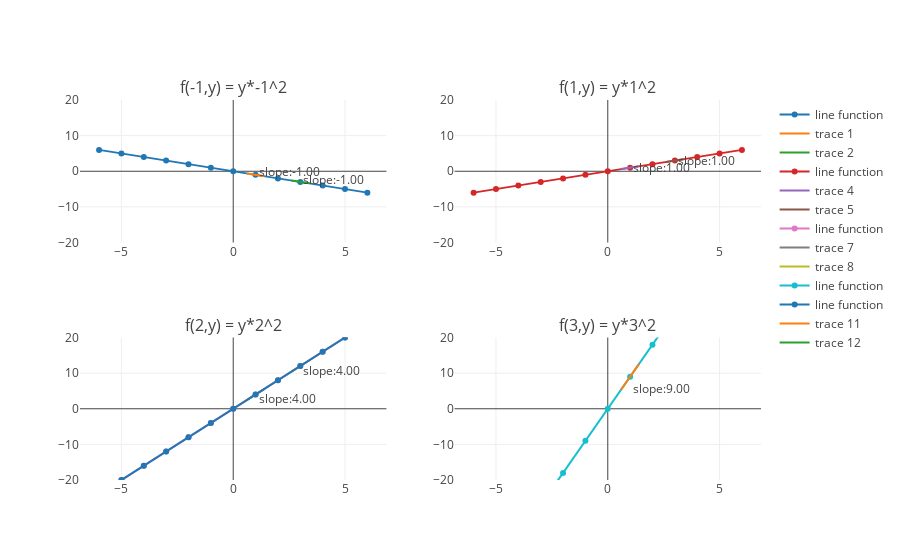

Notebook cell for this chart:
### Code cell
from plotly import tools
from plotly.offline import iplot, init_notebook_mode
from graph import line_function_data, line_function_trace, line_function_data, plot
init_notebook_mode(connected=True)

def x_equals_neg_one(y):
    return y*(-1**2)

def x_equals_one(y):
    return y*(1**2)

def x_equals_two(y):
    return y*(2**2)

def x_equals_three(y):
    return y*(3**2)

x_range = list(range(-6, 7))

neg_one_trace = line_function_trace(x_equals_neg_one, x_range)
one_trace = line_function_trace(x_equals_one, x_range)
two_trace = line_function_trace(x_equals_two, x_range)
three_trace = line_function_trace(x_equals_three, x_range)


neg_one_tangent_at_one = build_tangent_line(x_equals_neg_one, 1, .4, .001)
neg_one_tangent_at_three = build_tangent_line(x_equals_neg_one, 3, .4, .001)


two_tangent_at_one = build_tangent_line(x_equals_two, 1, .4, .001)
two_tangent_at_three = build_tangent_line(x_equals_two, 3, .4, .001)


one_tangent_at_one = build_tangent_line(x_equals_one, 1, .4, .001)
one_tangent_at_three = build_tangent_line(x_equals_one, 3, .4, .001)


three_tangent_at_one = build_tangent_line(x_equals_three, 1, .4, .001)
three_tangent_at_three = build_tangent_line(x_equals_three, 3, .4, .001)


fig = tools.make_subplots(rows=2, cols=2, subplot_titles=("f(-1,y) = y*-1^2", "f(1,y) = y*1^2", "f(2,y) = y*2^2", "f(3,y) = y*3^2"))

fig.append_trace(neg_one_trace, 1, 1)
fig.append_trace(neg_one_tangent_at_one, 1, 1)
fig.append_trace(neg_one_tangent_at_three, 1, 1)



fig.append_trace(one_trace, 1, 2)
fig.append_trace(one_tangent_at_one, 1, 2)
fig.append_trace(one_tangent_at_three, 1, 2)


fig.append_trace(two_trace, 2, 1)
fig.append_trace(two_tangent_at_one, 2, 1)
fig.append_trace(two_tangent_at_three, 2, 1)


fig.append_trace(three_trace, 2, 2)
fig.append_trace(two_trace, 2, 1)
fig.append_trace(three_tangent_at_one, 2, 2)
fig.append_trace(three_tangent_at_three, 2, 2)




fig['layout']['yaxis1'].update(range=[-20, 20])
fig['layout']['yaxis2'].update(range=[-20, 20])
fig['layout']['yaxis3'].update(range=[-20, 20])
fig['layout']['yaxis4'].update(range=[-20, 20])

plot(fig)

### Figure 1 — Plotly figure (JSON) as saved in the notebook; plotly's stock layout.template omitted (floating-point values rounded to 4 significant figures)
{"data": [{"mode": "line", "name": "line function", "type": "scatter", "x": [-6, -5, -4, -3, -2, -1, 0, 1, 2, 3, 4, 5, 6], "xaxis": "x1", "y": [6, 5, 4, 3, 2, 1, 0, -1, -2, -3, -4, -5, -6], "yaxis": "y1"}, {"mode": "lines+text", "text": ["    slope:-1.00"], "textposition": "right", "type": "scatter", "x": [0.6, 1, 1.4], "xaxis": "x1", "y": [-0.6, -1, -1.4], "yaxis": "y1"}, {"mode": "lines+text", "text": ["    slope:-1.00"], "textposition": "right", "type": "scatter", "x": [2.6, 3, 3.4], "xaxis": "x1", "y": [-2.6, -3, -3.4], "yaxis": "y1"}, {"mode": "line", "name": "line function", "type": "scatter", "x": [-6, -5, -4, -3, -2, -1, 0, 1, 2, 3, 4, 5, 6], "xaxis": "x2", "y": [-6, -5, -4, -3, -2, -1, 0, 1, 2, 3, 4, 5, 6], "yaxis": "y2"}, {"mode": "lines+text", "text": ["    slope:1.00"], "textposition": "right", "type": "scatter", "x": [0.6, 1, 1.4], "xaxis": "x2", "y": [0.6, 1, 1.4], "yaxis": "y2"}, {"mode": "lines+text", "text": ["    slope:1.00"], "textposition": "right", "type": "scatter", "x": [2.6, 3, 3.4], "xaxis": "x2", "y": [2.6, 3, 3.4], "yaxis": "y2"}, {"mode": "line", "name": "line function", "type": "scatter", "x": [-6, -5, -4, -3, -2, -1, 0, 1, 2, 3, 4, 5, 6], "xaxis": "x3", "y": [-24, -20, -16, -12, -8, -4, 0, 4, 8, 12, 16, 20, 24], "yaxis": "y3"}, {"mode": "lines+text", "text": ["    slope:4.00"], "textposition": "right", "type": "scatter", "x": [0.6, 1, 1.4], "xaxis": "x3", "y": [2.4, 4, 5.6], "yaxis": "y3"}, {"mode": "lines+text", "text": ["    slope:4.00"], "textposition": "right", "type": "scatter", "x": [2.6, 3, 3.4], "xaxis": "x3", "y": [10.4, 12, 13.6], "yaxis": "y3"}, {"mode": "line", "name": "line function", "type": "scatter", "x": [-6, -5, -4, -3, -2, -1, 0, 1, 2, 3, 4, 5, 6], "xaxis": "x4", "y": [-54, -45, -36, -27, -18, -9, 0, 9, 18, 27, 36, 45, 54], "yaxis": "y4"}, {"mode": "line", "name": "line function", "type": "scatter", "x": [-6, -5, -4, -3, -2, -1, 0, 1, 2, 3, 4, 5, 6], "xaxis": "x3", "y": [-24, -20, -16, -12, -8, -4, 0, 4, 8, 12, 16, 20, 24], "yaxis": "y3"}, {"mode": "lines+text", "text": ["    slope:9.00"], "textposition": "right", "type": "scatter", "x": [0.6, 1, 1.4], "xaxis": "x4", "y": [5.4, 9, 12.6], "yaxis": "y4"}, {"mode": "lines+text", "text": ["    slope:9.00"], "textposition": "right", "type": "scatter", "x": [2.6, 3, 3.4], "xaxis": "x4", "y": [23.4, 27, 30.6], "yaxis": "y4"}], "layout": {"annotations": [{"font": {"size": 16}, "showarrow": false, "text": "f(-1,y) = y*-1^2", "x": 0.225, "xanchor": "center", "xref": "paper", "y": 1, "yanchor": "bottom", "yref": "paper"}, {"font": {"size": 16}, "showarrow": false, "text": "f(1,y) = y*1^2", "x": 0.775, "xanchor": "center", "xref": "paper", "y": 1, "yanchor": "bottom", "yref": "paper"}, {"font": {"size": 16}, "showarrow": false, "text": "f(2,y) = y*2^2", "x": 0.225, "xanchor": "center", "xref": "paper", "y": 0.375, "yanchor": "bottom", "yref": "paper"}, {"font": {"size": 16}, "showarrow": false, "text": "f(3,y) = y*3^2", "x": 0.775, "xanchor": "center", "xref": "paper", "y": 0.375, "yanchor": "bottom", "yref": "paper"}], "xaxis1": {"anchor": "y1", "domain": [0, 0.45]}, "xaxis2": {"anchor": "y2", "domain": [0.55, 1]}, "xaxis3": {"anchor": "y3", "domain": [0, 0.45]}, "xaxis4": {"anchor": "y4", "domain": [0.55, 1]}, "yaxis1": {"anchor": "x1", "domain": [0.625, 1], "range": [-20, 20]}, "yaxis2": {"anchor": "x2", "domain": [0.625, 1], "range": [-20, 20]}, "yaxis3": {"anchor": "x3", "domain": [0, 0.375], "range": [-20, 20]}, "yaxis4": {"anchor": "x4", "domain": [0, 0.375], "range": [-20, 20]}}}
